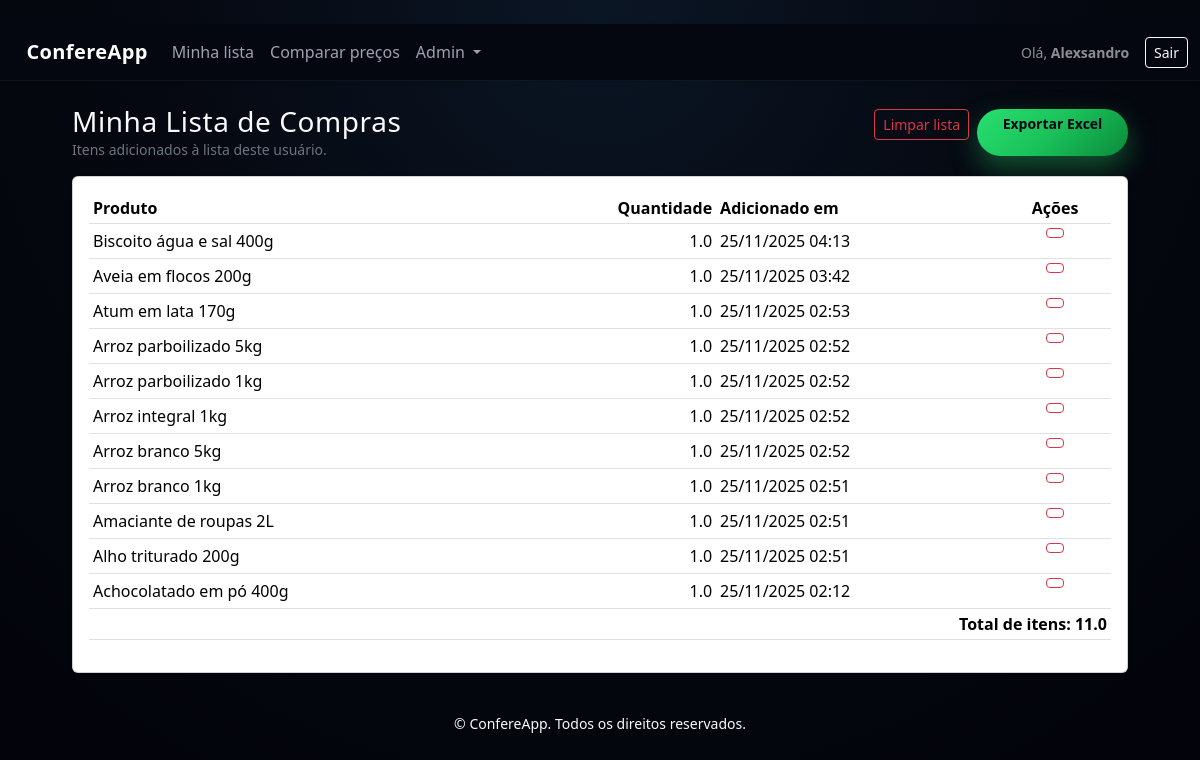
/minha-lista (signed in), run on the app's committed database.
### banco.py (models this page shows, shortened)
class Usuario(db.Model):
    __tablename__ = "usuarios"
    id = db.Column(db.Integer, primary_key=True)
    nome = db.Column(db.String(120), nullable=False)
    email = db.Column(db.String(200), unique=True, index=True, nullable=False)
    senha = db.Column(db.String(255), nullable=True)
    role = db.Column(db.String(50), default="user")          # ex: 'user', 'admin', 'master'
    is_admin = db.Column(db.Boolean, default=False)          # flag legado
    perfil = db.Column(db.String(50))                        # ex: 'Master' para admin master
    ativo = db.Column(db.Boolean, default=True)
    tipo = db.Column(db.String(30), default="cliente")       # cliente / empresa / técnico
    cpf = db.Column(db.String(20))
    mercado_id = db.Column(db.Integer, db.ForeignKey("mercados.id"))
    criado_em = db.Column(db.DateTime, default=datetime.utcnow)
    lista_itens = db.relationship(
        "ListaItem",
        backref="usuario",
        lazy="dynamic",
        cascade="all, delete-orphan"
    )
    @property
    def is_master(self) -> bool:
        perfil = (self.perfil or '').strip().lower()
        role = (self.role or '').strip().lower()
        return perfil == 'master' or role == 'master'
    @property
    def is_admin_any(self) -> bool:
        role = (self.role or '').strip().lower()
        return (
            self.is_master
            or self.is_admin_tecnico
            or bool(self.is_admin)
            or role == 'admin'
        )
    @property
    def is_cliente(self) -> bool:
        tipo = (self.tipo or '').strip().lower()
        return tipo == 'cliente'
    @property
    def is_empresa(self) -> bool:
        tipo = (self.tipo or '').strip().lower()
        return tipo == 'empresa'

class ListaItem(db.Model):
    __tablename__ = "lista_itens"
    id = db.Column(db.Integer, primary_key=True)
    user_id = db.Column(
        db.Integer,
        db.ForeignKey("usuarios.id"),
        index=True,
        nullable=False,
    )
    produto_id = db.Column(
        db.Integer,
        db.ForeignKey("produtos.id"),
        index=True,
        nullable=False,
    )
    quantidade = db.Column(db.Float, default=1.0)
    marca = db.Column(db.String(120))
    unidade = db.Column(db.String(50))
    tamanho = db.Column(db.Float)
    criado_em = db.Column(db.DateTime, default=datetime.utcnow)

class Produto(db.Model):
    __tablename__ = "produtos"
    id = db.Column(db.Integer, primary_key=True)
    nome = db.Column(db.String(200), nullable=False)
    nome_canonico = db.Column(
        db.String(220), nullable=False, index=True, unique=True
    )
    categoria = db.Column(db.String(80))

### app.py (the view)
@app.route('/minha-lista')
@login_required
def minha_lista():
    uid = session['user_id']
    rows = db.session.query(
        ListaItem.id,
        Produto.nome.label('nome'),
        ListaItem.quantidade,
        ListaItem.criado_em
    ).join(Produto, ListaItem.produto_id == Produto.id) \
     .filter(ListaItem.user_id == uid) \
     .order_by(ListaItem.id.desc()) \
     .all()
    total_itens = sum(r.quantidade for r in rows)
    return render_template(
        'minha_lista.html',
        itens=rows,
        total_itens=total_itens
    )

### app.py (called while the page is built)
@event.listens_for(Engine, "connect")
def set_sqlite_pragma(dbapi_connection, connection_record):
    try:
        cursor = dbapi_connection.cursor()
        cursor.execute("PRAGMA foreign_keys=ON")
        cursor.close()
    except Exception:
        pass

@app.before_request
def _load_current_user():
    uid = session.get('user_id')
    g.current_user = db.session.get(Usuario, uid) if uid else None

def login_required(view):
    @wraps(view)
    def wrapped_view(*args, **kwargs):
        if 'user_id' not in session:
            return redirect(url_for('login', next=request.path))
        return view(*args, **kwargs)
    return wrapped_view

@app.context_processor
def inject_current_user():
    uid = session.get('user_id')
    user = db.session.get(Usuario, uid) if uid else None
    return {"current_user": user}

### templates/minha_lista.html (shortened to what this page needs)
﻿{% extends "base.html" %}
{% block content %}
<div class="d-flex justify-content-between align-items-center mb-3">
  <div>
    <h3 class="m-0">Minha Lista de Compras</h3>
    <div class="small text-secondary">
      Itens adicionados à lista deste usuário.
    </div>
  </div>
  <div class="d-flex gap-2">
    <form method="post" action="{{ url_for('limpar_minha_lista') }}"
          onsubmit="return confirm('Tem certeza que deseja limpar toda a lista?');">
      <button class="btn btn-outline-danger btn-sm">
         Limpar lista
      </button>
    </form>
    <a href="{{ url_for('export_minha_lista_csv') }}" class="btn btn-primary btn-sm">
       Exportar Excel
    </a>
  </div>
</div>
<div class="card shadow-sm">
  <div class="card-body">
    {% if itens and itens|length > 0 %}
      <div class="table-responsive">
        <table class="table table-sm align-middle">
          <thead>
            <tr>
              <th>Produto</th>
              <th class="text-end">Quantidade</th>
              <th>Adicionado em</th>
              <th class="text-center">Ações</th>
            </tr>
          </thead>
          <tbody>
            {% for r in itens %}
            <tr>
              <td>{{ r.nome }}</td>
              <td class="text-end">{{ r.quantidade }}</td>
              <td>{{ r.criado_em.strftime('%d/%m/%Y %H:%M') if r.criado_em else '' }}</td>
              <td class="text-center">
                <form method="post"
                      action="{{ url_for('remover_item_minha_lista', item_id=r.id) }}"
                      onsubmit="return confirm('Remover este item da lista?');">
                  <button class="btn btn-sm btn-outline-danger">
                  </button>
                </form>
              </td>
            </tr>
            {% endfor %}
          </tbody>
          <tfoot>
            <tr>
              <th colspan="4" class="text-end">
                Total de itens: {{ total_itens }}
              </th>
            </tr>
          </tfoot>
        </table>
      </div>
    {% else %}
      <p class="text-secondary mb-0">Nenhum item na sua lista ainda.</p>
    {% endif %}
  </div>
</div>
{% endblock %}

### templates/base.html (shortened to what this page needs)
﻿<!doctype html>
<html lang="pt-br">
<head>
  <link
    href="https://cdn.jsdelivr.net/npm/bootstrap@5.3.2/dist/css/bootstrap.min.css"
    rel="stylesheet"
>
  <link rel="stylesheet" href="{{ url_for('static', filename='css/style.css') }}">
</head>
<body class="bg-app">
  <nav class="navbar navbar-expand-lg navbar-dark shadow-sm confere-navbar">
    <div class="container-fluid">
      <a class="navbar-brand fw-bold d-flex align-items-center" href="{{ url_for('index') }}">
        <span>ConfereApp</span>
      </a>
      <div class="collapse navbar-collapse" id="mainNavbar">
        <ul class="navbar-nav me-auto mb-2 mb-lg-0">
          {% if current_user %}
            {% if current_user.is_cliente or current_user.is_admin_any %}
              <li class="nav-item">
                <a class="nav-link" href="{{ url_for('lista') }}">Minha lista</a>
              </li>
              <li class="nav-item">
                <a class="nav-link" href="{{ url_for('comparar') }}">Comparar preços</a>
              </li>
            {% endif %}
            {% if current_user.is_admin_any %}
              <li class="nav-item dropdown">
                <a class="nav-link dropdown-toggle" href="#" id="adminDrop" role="button" data-bs-toggle="dropdown">
                  Admin
                </a>
              </li>
            {% endif %}
          {% endif %}
        </ul>
        <div class="d-flex align-items-center">
          {% if current_user %}
            <span class="navbar-text me-3 small text-nowrap">
              Olá, <strong>{{ current_user.nome }}</strong>
            </span>
            <a href="{{ url_for('logout') }}" class="btn btn-sm btn-outline-light">
              Sair
            </a>
          {% endif %}
        </div>
      </div>
    </div>
  </nav>
  <main class="container py-4 app-main">
    {% block content %}{% endblock %}
  </main>
  <footer class="app-footer text-center py-3">
    <small>&copy; {{ now().year if now else '' }} ConfereApp. Todos os direitos reservados.</small>
  </footer>
</body>
</html>

### static/css/style.css (style rules this page uses)
:root { --ca-bg: #050810; --ca-bg-soft: #0b101b; --ca-card: #101622; --ca-card-soft: #151c2b; --ca-border-soft: rgba(255, 255, 255, 0.05); --ca-green: #28e070; --ca-green-soft: #1ac15a; --ca-green-dark: #0b8b3a; --ca-green-glow: rgba(40, 224, 112, 0.35); --ca-text-main: #f9fafb; --ca-text-muted: #9ca3af; --ca-text-soft: #6b7280; --ca-danger: #f97373; --ca-warning: #facc15; }
body { background: radial-gradient(circle at top, #0b1625 0, #050810 45%, #02030a 100%); color: var(--ca-text-main); font-family: system-ui, -apple-system, BlinkMacSystemFont, "Segoe UI", sans-serif; }
.navbar { background: rgba(5, 8, 16, 0.96) !important; border-bottom: 1px solid var(--ca-border-soft); backdrop-filter: blur(18px); }
.navbar-brand { font-weight: 700; letter-spacing: 0.02em; display: flex; align-items: center; gap: 0.4rem; }
.navbar-dark .navbar-nav .nav-link { color: var(--ca-text-muted); font-weight: 500; }
.container { max-width: 1080px; }
h1, h2, h3, h4 { color: var(--ca-text-main); letter-spacing: 0.02em; }
.btn-primary { background: linear-gradient(135deg, var(--ca-green) 0%, var(--ca-green-soft) 50%, var(--ca-green-dark) 100%) !important; border: none !important; color: #020617 !important; font-weight: 600 !important; border-radius: 999px !important; padding-inline: 1.6rem !important; box-shadow: 0 12px 28px var(--ca-green-glow) !important; }

### data on the page
Usuario: nome "Alexsandro"
ListaItem: nome "Biscoito água e sal 400g", quantidade "1.0", criado_em "25/11/2025 04:13"
ListaItem: nome "Aveia em flocos 200g", quantidade "1.0", criado_em "25/11/2025 03:42"
ListaItem: nome "Atum em lata 170g", quantidade "1.0", criado_em "25/11/2025 02:53"
ListaItem: nome "Arroz parboilizado 5kg", quantidade "1.0", criado_em "25/11/2025 02:52"
ListaItem: nome "Arroz parboilizado 1kg", quantidade "1.0", criado_em "25/11/2025 02:52"
ListaItem: nome "Arroz integral 1kg", quantidade "1.0", criado_em "25/11/2025 02:52"
ListaItem: nome "Arroz branco 5kg", quantidade "1.0", criado_em "25/11/2025 02:52"
ListaItem: nome "Arroz branco 1kg", quantidade "1.0", criado_em "25/11/2025 02:51"
ListaItem: nome "Amaciante de roupas 2L", quantidade "1.0", criado_em "25/11/2025 02:51"
ListaItem: nome "Alho triturado 200g", quantidade "1.0", criado_em "25/11/2025 02:51"
ListaItem: nome "Achocolatado em pó 400g", quantidade "1.0", criado_em "25/11/2025 02:12"

### other printed values
{{ total_itens }} "11.0"
